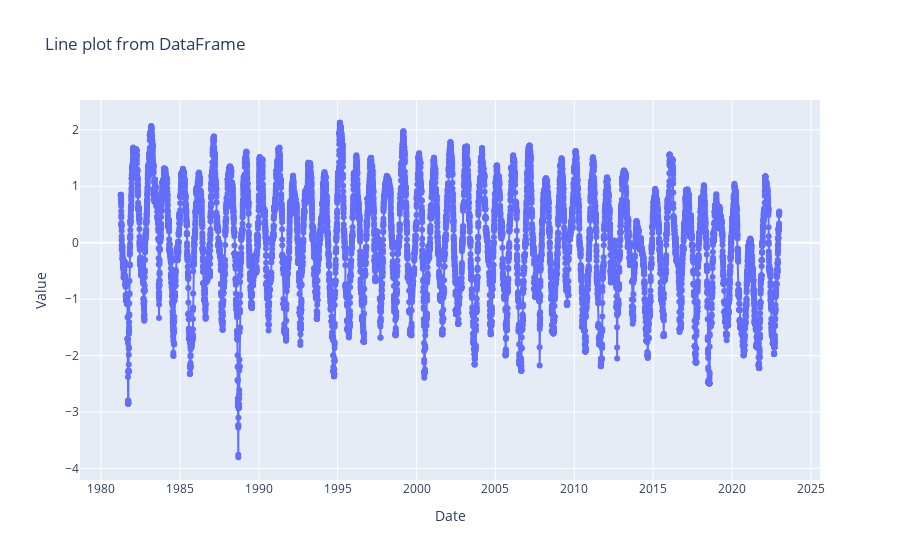

This figure's notebook cell:
### Code cell
import plotly.graph_objects as go

fig = go.Figure(data=go.Scatter(x=df['Date'], y=df['SPI'], mode='lines+markers', name='Value over Time'))

# Customizing the layout (optional)
fig.update_layout(title='Line plot from DataFrame', xaxis_title='Date', yaxis_title='Value')

# Show the plot
fig.show()

### Figure 1 — Plotly figure (JSON) as saved in the notebook; plotly's stock layout.template omitted (floating-point values rounded to 4 significant figures; data arrays with more than 128 entries replaced by an {"elided": "..."} marker saying what was removed)
{"data": [{"mode": "lines+markers", "name": "Value over Time", "type": "scatter", "x": {"elided": "15251 str values"}, "y": {"elided": "15251 float values"}}], "layout": {"title": {"text": "Line plot from DataFrame"}, "xaxis": {"title": {"text": "Date"}}, "yaxis": {"title": {"text": "Value"}}}}
